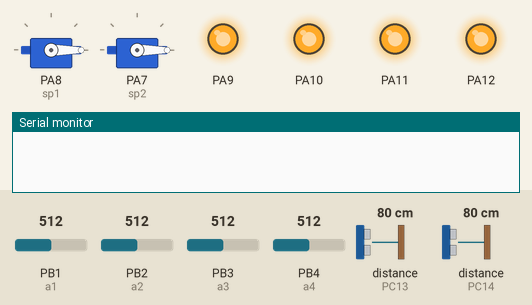
A sketch run on a simulated STM32 Blue Pill. Parts: 2 × servo, output pins drawn as LEDs (lit = HIGH), the last lines printed to the serial monitor. The inputs (shaded band) are chosen by the test bench; at power-on: distance to the obstacle (sensors on PC13, PC14) 80 cm, PB1 (a1) = 512, PB2 (a2) = 512, PB3 (a3) = 512, PB4 (a4) = 512. The echo pulse lasts 58.3 µs per cm; pins used as bus, display or sensor lines are not drawn.

Above: at 2.8 s.
2.9 s: distance to the obstacle (sensor on PC13) set to 9 cm
6.7 s: distance to the obstacle (sensor on PC13) set to 6 cm
At 10.5 s:
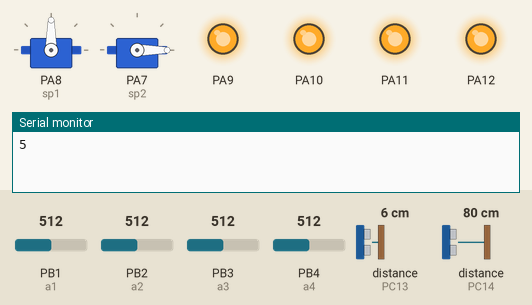
12.7 s: distance to the obstacle (sensor on PC14) set to 9 cm
18.1 s: distance to the obstacle (sensor on PC14) set to 6 cm
At 22.2 s:
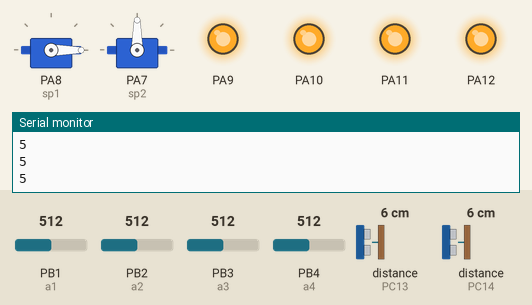
24.1 s: distance to the obstacle (sensor on PC13) set to 18 cm
At 29.5 s:
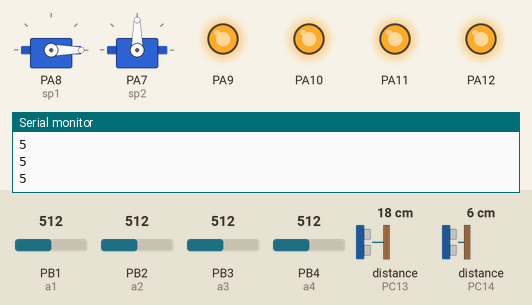
30.1 s: distance to the obstacle (sensor on PC13) set to 2 cm
At 36.7 s:
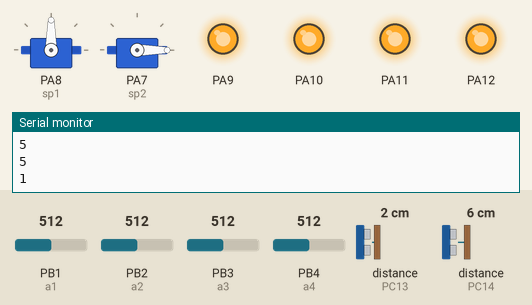
Timing chart, 0 to 37.1 s (numbered marks = the images above; inputs shaded):
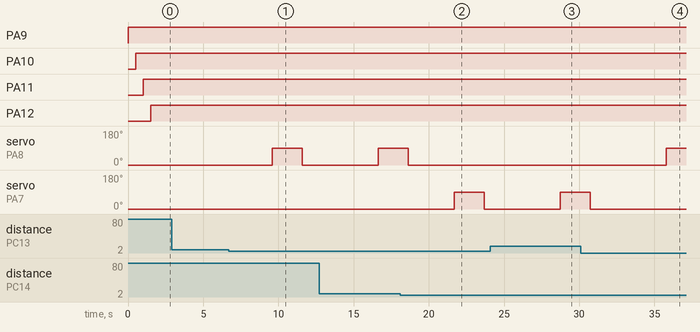

Measured:
- the behaviour switches between 8 and 7 cm on distance to the obstacle (sensor on PC13) (found by bisection; images 0 and 1)
- the behaviour switches between 8 and 7 cm on distance to the obstacle (sensor on PC14) (found by bisection; images 1 and 2)
- after the input at 2.9 s, every drawn part: stays the same
- after the input at 6.7 s, servo on PA8 (sp1): 0° → 90° after 2.9 s, → 0° 2.0 s later
- after the input at 18.1 s, servo on PA8 (sp1): goes on until 18.6 s, then stays 0°; servo on PA7 (sp2): 0° → 90° after 3.6 s, → 0° 2.0 s later
- after the input at 24.1 s, servo on PA8 (sp1): stays 0° (without the input it goes to 90° after 4.6 s); servo on PA7 (sp2): 0° → 90° after 4.6 s
- after the input at 30.1 s, servo on PA8 (sp1): 0° → 90° after 5.7 s

The sketch:

parking.ino
```cpp
#include<Servo.h>
// for entry
# define sp1 PA8 //servomotor
# define t1 PB0  //trigpin
# define e1 PC13 //echopin
// for exit
# define sp2 PA7 //servomotor
# define t2 PB5  //trigpin
# define e2 PC14 //echopin
// for 4 irsensors
#define a1 PB1 //analogpin
#define a2 PB2
#define a3 PB3
#define a4 PB4
// leds detecting empty space
#define l1 PA9
#define l2 PA10
#define l3 PA11
#define l4 PA12
int i=0;
int s1=0; //irsensorvalue
int s2=0;
int s3=0;
int s4=0;
Servo myServo1;
Servo myServo2;
void setup() {
  pinMode(t1,OUTPUT);
  pinMode(e1,INPUT);
  myServo1.attach(sp1);
  pinMode(t2,OUTPUT);
  pinMode(e2,INPUT);
  myServo2.attach(sp2);
   pinMode(PA9, OUTPUT);
   pinMode(PA10, OUTPUT);
   pinMode(PA11, OUTPUT);
   pinMode(PA12, OUTPUT);
  // put your setup code here, to run once:

}

void loop() {
  myServo1.write(0);
  myServo2.write(0);
  long du1,d1;
  digitalWrite(t1,LOW);
  delayMicroseconds(10);
  digitalWrite(t1,HIGH);
  delayMicroseconds(2);
  digitalWrite(t1,LOW);
  du1=pulseIn(e1,HIGH);
  d1=0.034*du1/2;
  if(d1!=0&&d1<7&&i<5)
  {
  Serial.println(d1);
  delay(50);
  myServo1.write(0);
  delay(1500);
  myServo1.write(90);
  delay(2000);
  myServo1.write(0);
  delay(1500);
  i++;

  }
  long du2,d2;
  digitalWrite(t2,LOW);
  delayMicroseconds(10);
  digitalWrite(t2,HIGH);
  delayMicroseconds(2);
  digitalWrite(t2,LOW);
  du2=pulseIn(e2,HIGH);
  d2=0.034*du2/2;
  if(d2!=0&&d2<7&&i>0)
  {
  Serial.println(d2);
  delay(50);
  myServo2.write(0);
  delay(1500);
  myServo2.write(90);
  delay(2000);
  myServo2.write(0);
  delay(1500);
  i--;
}
// read the analog in value:
  s1= analogRead(a1);
  s2= analogRead(a2);
  s3= analogRead(a3);
  s4= analogRead(a4);
  // print the results to the serial monitor:
  //the threshold found fron analog In Out program was when object is detected, the sensor value is below 100
  //set the threshold whihc you get
  //the threshold varies for different sets of emitter-receiver pairs
  if(s1 < 3000){ //checks if object is there or not
    digitalWrite(PA9, HIGH);
    //Serial.print("\nempty");
    }
  else{
    digitalWrite(PA9, LOW);
    //Serial.print("\noccupied");
    }
  delay(500);
  if(s2 < 3000){ //checks if object is there or not
    digitalWrite(PA10, HIGH);
    //Serial.print("\nempty");
    }
  else{
    digitalWrite(PA10, LOW);
    //Serial.print("\noccupied");
    }
  delay(500);
  if(s3 < 3000){ //checks if object is there or not
    digitalWrite(PA11, HIGH);
    //Serial.print("\nempty");
    }
  else{
    digitalWrite(PA11, LOW);
    //Serial.print("\noccupied");
    }
  delay(500);
  if(s4 < 3000){ //checks if object is there or not
    digitalWrite(PA12, HIGH);
    //Serial.print("\nempty");
    }
  else{
    digitalWrite(PA12, LOW);
    //Serial.print("\noccupied");
    }
  delay(500);
}
  // put your main code here, to run repeatedly:
```
